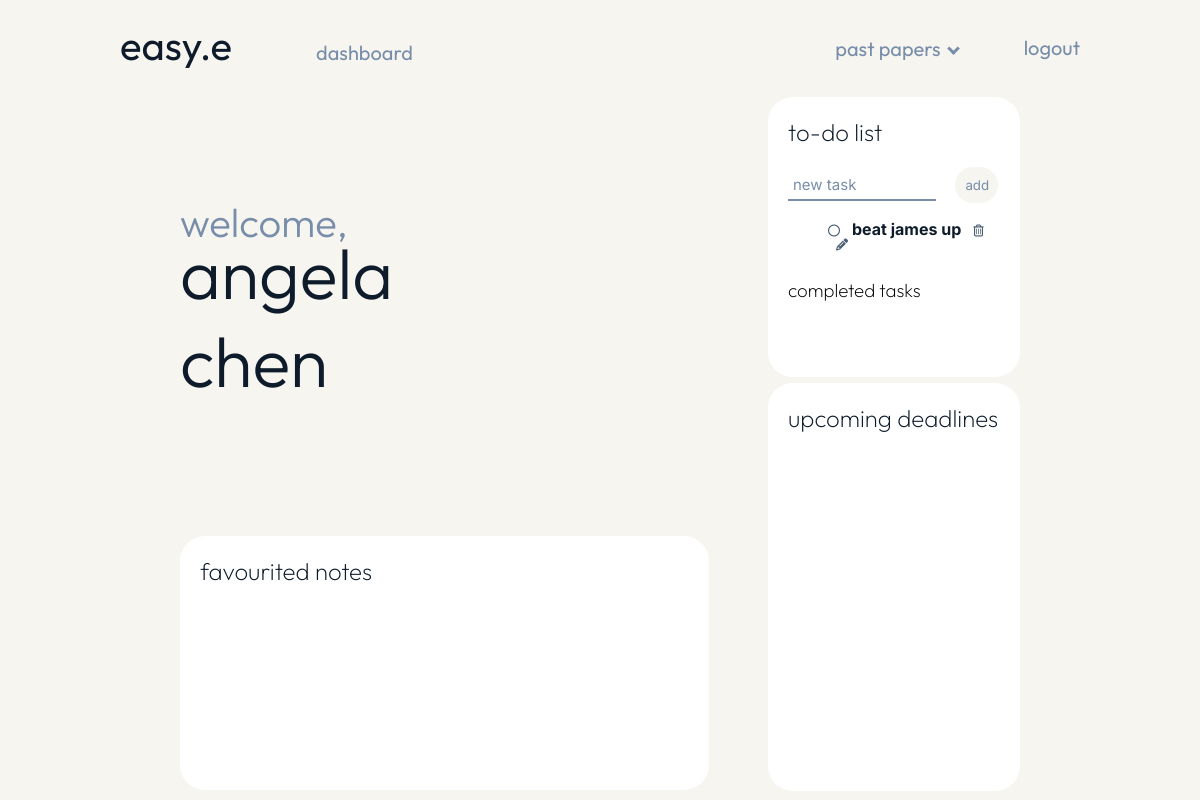
The app's page /dashboard (signed in), older data.
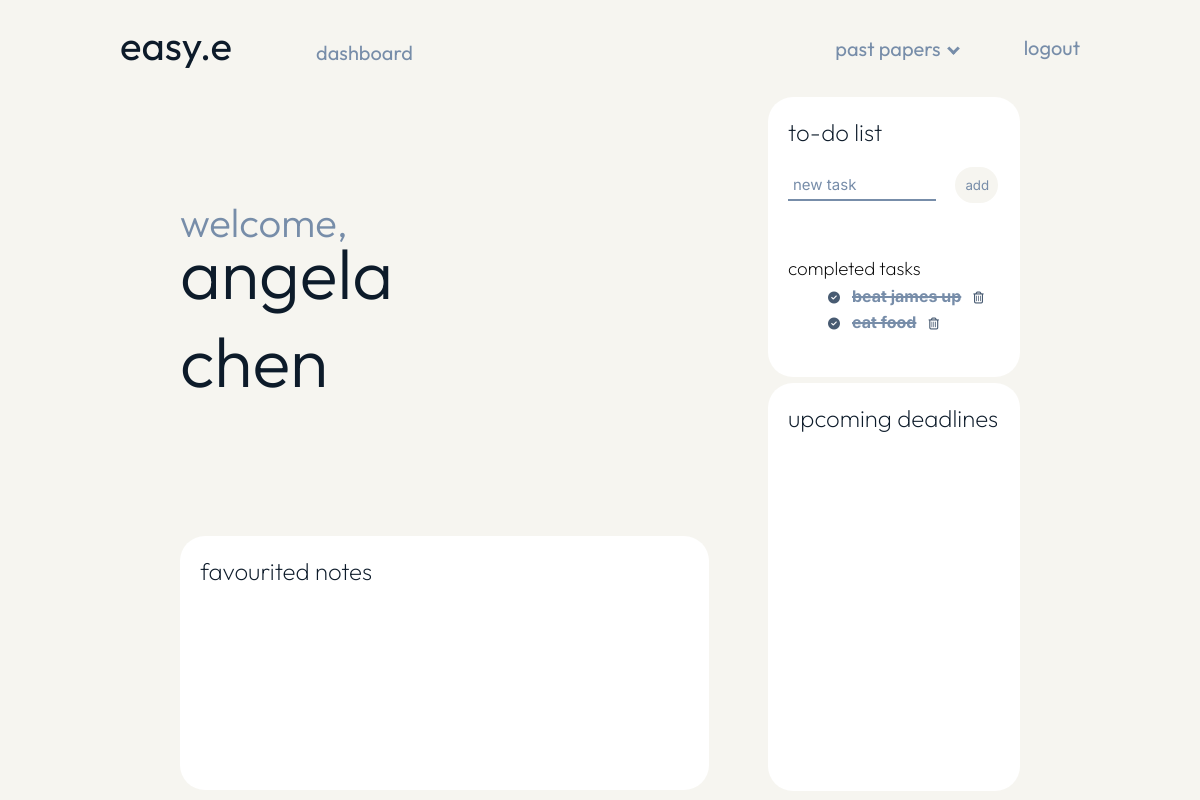
The same page, newer data.
### models.py (models this page shows, shortened)
class User(UserMixin, db.Model):
    __tablename__ = "user_login"
    id = db.Column(db.Integer, primary_key=True)
    name = db.Column(db.Text())
    user_name = db.Column(db.String(15), unique=True)
    user_email = db.Column(db.String(50), unique=True)
    user_password = db.Column(db.String(80))
    todo = db.relationship ("Todo", backref='todo')

class Todo(db.Model):
    __tablename__ = "todo"
    id = db.Column(db.Integer, primary_key=True)
    name = db.Column(db.Text())
    user = db.Column(db.Integer(), db.ForeignKey('user_login.id'))
    complete = db.Column(db.Boolean, default=False)

### main.py (the view)
@app.route("/dashboard")
@login_required
def dashboard():
    incomplete_tasks = models.Todo.query.filter_by(user=current_user.id, complete=False)
    complete_tasks = models.Todo.query.filter_by(user=current_user.id, complete=True)
    return render_template ("dashboard.html", name=current_user.name, incomplete_tasks=incomplete_tasks, complete_tasks=complete_tasks)

### main.py (called while the page is built)
@login_manager.user_loader
def load_user(user_id):
    return models.User.query.get(int(user_id))

### templates/dashboard.html (shortened to what this page needs)
<head>
    <link rel="stylesheet" href="/static/styles.css">
</head>
<nav class="navbar">
    <a id="home_button">easy.e</a>
    <a class="dashboard_button" href="{{url_for('dashboard')}}">dashboard</a>
    <a class="nav_button" href="{{url_for('logout')}}">logout</a>
    <div id="paper_dropdown">
        <button class="dropdown_button" href="{{url_for('papers')}}">past papers<i class="arrow down"></i></button>
    </div>
</nav>
<div class="page">
    <div class="dashboard_left">
        <div class="dashboard_header">
            <h1 class="welcome">welcome,</h1><h1 class="welcome_name">{{ name }}</h1>
        </div>
        <div class="favourites">
            <div class="favourites_text">
                <h2 class="dashboard_subheadings">favourited notes</h2>
            </div>
        </div>
    </div>
    <div class="dashboard_right">
        <div class="todo">
            <div class="todo_text">
                <h2 class="dashboard_subheadings">to-do list</h2>
                <div>
                    <form action="{{url_for('add_task')}}" method="POST">
                        <input type="text" name="task_add" placeholder="new task" class="todo_textbox">
                        <input type="submit" value="add" class="todo_button">
                    </form>
                </div>
                <form method="POST">
                    {% for task in incomplete_tasks %}
                        <ul class="task">
                            <span class="tick_icon"><a href="/complete_task/{{ task.id }}" class="complete"><i class="fa-regular fa-circle"></i></a></span>
                            <li class="task_name">{{ task.name }}</li>
                            <span class="delete_icon"><a href="/delete_task/{{ task.id }}" class="delete"><i class="fa-regular fa-trash-can"></i></a></span>
                            <span class="pen_icon"><a href="/update_task/{{ task.id }}" class="update"><i class="fa-solid fa-pencil"></i></a></span>
                        </ul>
                    {% endfor %}
                    <br>
                </form>
                <h3 class="subheadings_small">completed tasks</h3>
                    {% for task in complete_tasks %}
                        <ul class="task">
                            <span class="tick_icon"><a href="/redo_complete_task/{{ task.id}}" class="complete"><i class="fa-solid fa-circle-check"></i></a></span>
                            <li class="completed_task_name">{{ task.name }}</li>
                            <span class="delete_icon"><a href="/delete_task/{{ task.id }}" class="delete"><i class="fa-regular fa-trash-can"></i></a></span>
                        </ul>
                    {% endfor %}
            </div>
        </div>
        <div class="calender">
            <div class="calender_text">
                <h2 class="dashboard_subheadings">upcoming deadlines</h2>
            </div>
        </div>
    </div>
</div>

### static/styles.css (style rules this page uses)
.navbar { font-family: 'Outfit', sans-serif; font-size: 20px; color: #778da9; width: 80%; margin: auto; padding-top: 20px; text-decoration: none; }
#home_button { margin-right: 150px; font-size: 2em; color: #0d1b2a; text-decoration: none; user-select: none; font-family: 'Outfit', sans-serif; }
.nav_button { margin-left: 50px; margin-top: 15px; color: #778da9; float: right; text-decoration: none; }
.dashboard_button { text-decoration: none; margin-left: -70px; color: #778da9; }
#paper_dropdown { position: relative; float: right; }
.dropdown_button { font-family: 'Outfit', sans-serif; background-color: #f6f5f0; color: #778da9; padding: 16px; font-size: 20px; border: none; cursor: pointer; }
.arrow { border: solid #778da9; border-width: 0 3px 3px 0; display: inline-block; padding: 3px; }
.down { transform: rotate(45deg); margin-left: 8px; margin-bottom: 3px; }
.page { width: 70%; margin: auto; }
.dashboard_left { width: 70%; height: 90vh; display: grid; float: left; }
.dashboard_right { width: 30%; height: 90vh; display: grid; float: left; }
.dashboard_header { font-family: 'Outfit', sans-serif; padding-top: 100px; font-size: 20px; width: 50%; margin-bottom: 0; }
.welcome { font-weight: 300; color: #778da9; user-select: none; }
.welcome_name { font-weight: 300; font-size: 70px; padding-top: 0; margin-top: -45px; color: #0d1b2a; user-select: none; }
.dashboard_subheadings { font-family: 'Outfit', sans-serif; font-weight: 200; margin-top: 0; color: #0d1b2a; position: sticky; }
.todo { background-color: white; border-radius: 25px; margin-top: 20px; height: 35vh; overflow-y: auto; }
.calender { height: 51vh; background-color: white; border-radius: 25px; margin-top: 0px; }
.favourites { background-color: white; border-radius: 25px; width: 90%; margin-top: -80px; }
.todo_text, .calender_text, .favourites_text { padding: 20px; }
.subheadings_small { font-family: 'Outfit', sans-serif; font-weight: 200; margin-bottom: -10px; }
.todo_textbox { font-family: 'Inter', sans-serif; color: #0d1b2a; padding: 5px; font-weight: bold; font-size: 15px; border: none; border-bottom: 2px solid #778da9; width: 70%; }
::placeholder { color: #778da9; font-weight: normal; }
.todo_button { color: #778da9; border-radius: 20px; padding: 10px; border: none; width: 20%; background-color: #f6f5f0; font-family: 'Inter', sans-serif; margin-left: 15px; }
.task { vertical-align: middle; margin-bottom: -10px; }
.completed_task_name { width: fit-content; display: inline; font-family: 'Inter', sans-serif; color: #778da9; text-decoration: line-through; text-decoration-thickness: 2px; font-weight: bold; }
.delete_icon, .pen_icon { position: relative; display: inline-block; margin-left: 8px; font-size: 12px; color: #485b72; font-weight: 400; }
.tick_icon { font-weight: 400; font-size: 12px; margin-right: 8px; color: #485b72; position: relative; display: inline-block; }
.delete, .complete, .update { text-decoration: none; color: inherit; }

Row changes from the older to the newer data that the page shows:
changed Todo "beat james up": moves from the list under "to-do list" to the list under "completed tasks"
added Todo: name "eat food", shown under "completed tasks"
